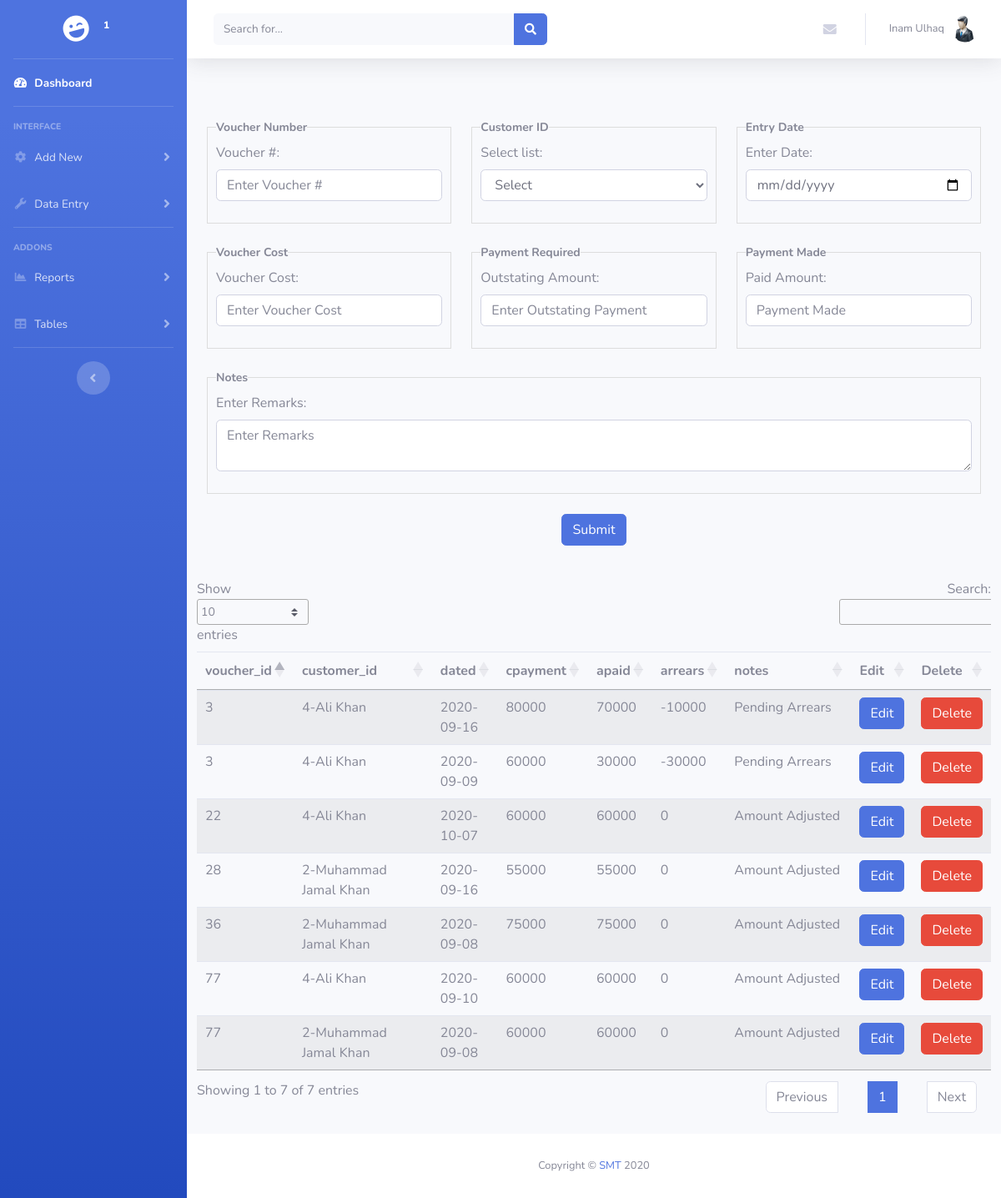
Screenshot of /home.php (signed in) with the database file from the repository.
### tables this page shows
CREATE TABLE `users` (
  `id` int(11) NOT NULL,
  `username` varchar(255) NOT NULL,
  `password` varchar(255) NOT NULL,
  `firstname` varchar(50) NOT NULL,
  `lastname` varchar(50) NOT NULL,
  `ucompany` varchar(30) NOT NULL,
  `role` varchar(10) NOT NULL,
  `status` int(11) NOT NULL DEFAULT '1'
);

CREATE TABLE `data` (
  `id` int(11) NOT NULL,
  `voucher_id` int(11) NOT NULL,
  `customer_id` int(11) NOT NULL,
  `dated` date NOT NULL,
  `actualamt` int(11) NOT NULL,
  `cpayment` int(11) NOT NULL,
  `apaid` int(11) NOT NULL,
  `arrears` int(11) NOT NULL,
  `returneda` int(11) NOT NULL,
  `returndate` date NOT NULL,
  `totalpayment` int(11) NOT NULL,
  `netp` int(11) NOT NULL,
  `notes` varchar(255) NOT NULL,
  `user_id` int(11) NOT NULL
);

CREATE TABLE `customer` (
  `id` int(11) NOT NULL,
  `cname` varchar(50) NOT NULL,
  `ppno` varchar(20) NOT NULL,
  `cmobile` varchar(20) NOT NULL,
  `caddress` varchar(255) NOT NULL,
  `cstatus` int(11) NOT NULL DEFAULT '1',
  `user_id` int(11) NOT NULL
);

### home.php (the view, shortened to what this page needs)
<?php
include('header.php');
$message2='';
	?>
 <div class="container">
 		<strong><center><?php echo $message2; ?></center></strong><br>
 		<form method="POST" action="insertdata.php">
 		<div class="row">
 			<div class="col-4">
 				<fieldset class="scheduler-border">
    				<legend class="scheduler-border">Voucher Number</legend>
    				<div class="form-group">
				    <label for="voucher_id">Voucher #:</label>
				    <input type="text" class="form-control" placeholder="Enter Voucher #" name="voucher_id" id="voucher_id">
				  </div>
    			</fieldset>
 			</div>
 			<div class="col-4">
 				<fieldset class="scheduler-border">
    				<legend class="scheduler-border">Customer ID</legend>
				  <?php
				  $user_id=$_SESSION['id'];
		    						$resultcust = mysqli_query($conn,$custquery);?>
									  <div class="form-group">
					  <label for="sel1">Select list:</label>
					  <select class="form-control" id="customer_id" name="customer_id">
					    <option disabled selected="">Select</option>
					    </select>
					</div>
    			</fieldset>
 			</div>
 			<div class="col-4">
 				<fieldset class="scheduler-border">
    				<legend class="scheduler-border">Entry Date</legend>
    				<div class="form-group">
				    <label for="dated">Enter Date:</label>
				    <input type="date" class="form-control" placeholder="Enter Date" name="dated" id="dated">
				  </div>
    			</fieldset>
 			</div>
 		</div></br>
 		<div class="row">
 			<div class="col-4">
 				<fieldset class="scheduler-border">
    				<legend class="scheduler-border">Voucher Cost</legend>
    				<div class="form-group">
				    <label for="actualamt">Voucher Cost:</label>
				    <input type="text" class="form-control" placeholder="Enter Voucher Cost" name="actualamt" id="actualamt">
				  </div>
    			</fieldset>
 			</div>
 			<div class="col-4">
 				<fieldset class="scheduler-border">
    				<legend class="scheduler-border">Payment Required</legend>
    				<div class="form-group">
				    <label for="cpayment">Outstating Amount:</label>
				    <input type="text" class="form-control" placeholder="Enter Outstating Payment" name="cpayment" id="cpayment">
				  </div>
    			</fieldset>
 			</div>
 			<div class="col-4">
 				<fieldset class="scheduler-border">
    				<legend class="scheduler-border">Payment Made</legend>
    				<div class="form-group">
				    <label for="apaid">Paid Amount:</label>
				    <input type="text" class="form-control" placeholder="Payment Made" name="apaid" id="apaid">
				  </div>
    			</fieldset>
 			</div>
 		</div><br>
 		<div class="row">
 			<div class="col-12">
 			<fieldset class="scheduler-border">
    				<legend class="scheduler-border">Notes</legend>
    				<div class="form-group">
				    <label for="notes">Enter Remarks:</label>
				    <textarea class="form-control" placeholder="Enter Remarks" name="notes" id="notes"></textarea>
				  </div>
    		</fieldset>
    		</div>
 		</div>
 		</br><p align="center">
 		<button type="submit" name="submit" class="btn btn-primary">Submit</button></p>
 		</form>
 		<br>
	 	<div class="row">
	 		<div class="table-responsive">
	 			<table class="table table-striped" id="dataTable" style="width: 100%;">
			    <thead>
			      <tr>
			        <th>voucher_id</th>
			        <th width="20%">customer_id</th>
			        <th>dated</th>
			        <th>cpayment</th>
			        <th>apaid</th>
			        <th>arrears</th>
			        <th width="20%">notes</th>
			        <th>Edit</th>
			        <th>Delete</th>
			      </tr>
			    </thead>
			    <tbody>
			         <?php
			         				$query = "SELECT * from customer INNER JOIN data ON data.customer_id= customer.id WHERE data.user_id=customer.user_id AND data.user_id=$user_id ORDER BY data.id DESC";
		    						$result = mysqli_query($conn,$query) or die( mysqli_error($conn));
                                    while($row=mysqli_fetch_assoc($result))
                                    {
                                        $voucher_id = $row['voucher_id'];
                                        $customer_id = $row['customer_id'];
                                        $dated = $row['dated'];
                                        $cpayment = $row['cpayment'];
                                        $apaid = $row['apaid'];
                                        $arrears = $row['arrears'];
                                        $notes = $row['notes'];
                                        $id = $row['id'];
                                        $name = $row['cname'];
                            		?>
                                    <tr>
                                        <td><?php echo $voucher_id ?></td>
                                        <td><?php echo $customer_id .'-'.$name ?></td>
                                        <td><?php echo $dated ?></td>
                                        <td><?php echo $cpayment ?></td>
                                        <td><?php echo $apaid ?></td>
                                        <td><?php echo $arrears ?></td>
                                        <td><?php echo $notes ?></td>
                                        <td><a href="edit.php?edit=<?php echo $id; ?>"><span class="btn btn-primary">Edit</span></a></td>
                                        <td><a  href="delete.php?delete=<?php echo $id; ?>" onclick="return confirm('Are you sure you want to delete this item?');"><span class="btn btn-danger">Delete</span></a></td>
                                    </tr>
                            <?php
                                    }
                            ?>
			     </tbody>
			  </table>
	 		</div>
	 	</div>
</div>
<?php include('footer.php'); ?>

### header.php (shortened to what this page needs)
<?php include ('db.php');
$user_id=$_SESSION['id'];
?>
<?php
      $sql = "SELECT * FROM users WHERE id=$user_id";
             if ($result = mysqli_query($conn,$sql)){
                  $row = mysqli_fetch_array($result);
                  $id=$row['id'];
                  $firstname=$row['firstname'];
                  $lastname=$row['lastname'];
                  $ucompany=$row['ucompany'];
            }?>
<!DOCTYPE html>
<html lang="en">
<head>
  <link href="vendor/fontawesome-free/css/all.min.css" rel="stylesheet" type="text/css">
  <link href="css/sb-admin-2.min.css" rel="stylesheet">
  <link href="style.css" rel="stylesheet">
  <link rel="stylesheet" href="https://cdn.datatables.net/1.10.21/css/jquery.dataTables.min.css" />
</head>
<body id="page-top">
  <div id="wrapper">
    <ul class="navbar-nav bg-gradient-primary sidebar sidebar-dark accordion" id="accordionSidebar">
      <a class="sidebar-brand d-flex align-items-center justify-content-center" href="index.php">
        <div class="sidebar-brand-icon rotate-n-15">
          <i class="fas fa-laugh-wink"></i>
        </div>
        <div class="sidebar-brand-text mx-3"><?php echo $ucompany; ?><sup><?php echo $id; ?></sup></div>
      </a>
      <hr class="sidebar-divider my-0">
      <li class="nav-item active">
        <a class="nav-link" href="index.php">
          <i class="fas fa-fw fa-tachometer-alt"></i>
          <span>Dashboard</span></a>
      </li>
      <hr class="sidebar-divider">
      <div class="sidebar-heading">
        Interface
      </div>
      <li class="nav-item">
        <a class="nav-link collapsed" href="#" data-toggle="collapse" data-target="#collapseTwo" aria-expanded="true" aria-controls="collapseTwo">
          <i class="fas fa-fw fa-cog"></i>
          <span>Add New</span>
        </a>
      </li>
      <li class="nav-item">
        <a class="nav-link collapsed" href="#" data-toggle="collapse" data-target="#collapseUtilities" aria-expanded="true" aria-controls="collapseUtilities">
          <i class="fas fa-fw fa-wrench"></i>
          <span>Data Entry</span>
        </a>
      </li>
      <hr class="sidebar-divider">
      <div class="sidebar-heading">
        Addons
      </div>
      <li class="nav-item">
        <a class="nav-link collapsed" href="#" data-toggle="collapse" data-target="#collapsePages" aria-expanded="true" aria-controls="collapsePages">
          <i class="fas fa-fw fa-chart-area"></i>
          <span>Reports</span>
        </a>
      </li>
      <li class="nav-item">
        <a class="nav-link collapsed" href="#" data-toggle="collapse" data-target="#collapseTables" aria-expanded="true" aria-controls="collapseTables">
          <i class="fas fa-fw fa-table"></i>
          <span>Tables</span>
        </a>
      </li>
      <hr class="sidebar-divider d-none d-md-block">
      <div class="text-center d-none d-md-inline">
        <button class="rounded-circle border-0" id="sidebarToggle"></button>
      </div>
    </ul>
    <div id="content-wrapper" class="d-flex flex-column">
      <div id="content">
        <nav class="navbar navbar-expand navbar-light bg-white topbar mb-4 static-top shadow">
          <form class="d-none d-sm-inline-block form-inline mr-auto ml-md-3 my-2 my-md-0 mw-100 navbar-search">
            <div class="input-group">
              <input type="text" class="form-control bg-light border-0 small" placeholder="Search for..." aria-label="Search" aria-describedby="basic-addon2">
              <div class="input-group-append">
                <button class="btn btn-primary" type="button">
                  <i class="fas fa-search fa-sm"></i>
                </button>
              </div>
            </div>
          </form>
          <ul class="navbar-nav ml-auto">
            <li class="nav-item dropdown no-arrow mx-1">
              <a class="nav-link dropdown-toggle" href="#" id="messagesDropdown" role="button" data-toggle="dropdown" aria-haspopup="true" aria-expanded="false">
                <i class="fas fa-envelope fa-fw"></i>
              </a>
            </li>
            <li class="nav-item dropdown no-arrow">
              <a class="nav-link dropdown-toggle" href="#" id="userDropdown" role="button" data-toggle="dropdown" aria-haspopup="true" aria-expanded="false">
                <span class="mr-2 d-none d-lg-inline text-gray-600 small"><?php echo $firstname.' '.$lastname ?></span>
                <img class="img-profile rounded-circle" src="img/user.png">
              </a>
            </li>
          </ul>
        </nav>

### footer.php (shortened to what this page needs)
      <footer class="sticky-footer bg-white">
        <div class="container my-auto">
          <div class="copyright text-center my-auto">
            <span>Copyright &copy; <a href="http://www.sheikhmaltoon.com">SMT</a> 2020</span>
          </div>
        </div>
      </footer>
</body>
</html>

### style.css (style rules this page uses)
fieldset.scheduler-border { border: solid 1px #DDD !important; padding: 0 10px 10px 10px; border-bottom: none; }
legend.scheduler-border { width: auto !important; border: none; font-size: 14px; }
legend { font-weight: bold; }
table { border-spacing: 0; }
table { border-collapse: separate; }
td { padding: 0px; }

### rows the page displays
users: id "1", firstname "Inam", lastname "Ulhaq"
data: voucher "22", customer "4", customer.cname "Ali Khan", dated "2020-10-07", cpayment "60000", apaid "60000", arrears "0", notes "Amount Adjusted"
data: voucher "3", customer "4", customer.cname "Ali Khan", dated "2020-09-16", cpayment "80000", apaid "70000", arrears "-10000", notes "Pending Arrears"
data: voucher "3", customer "4", customer.cname "Ali Khan", dated "2020-09-09", cpayment "60000", apaid "30000", arrears "-30000", notes "Pending Arrears"
data: voucher "77", customer "4", customer.cname "Ali Khan", dated "2020-09-10", cpayment "60000", apaid "60000", arrears "0", notes "Amount Adjusted"
data: voucher "77", customer "2", customer.cname "Muhammad Jamal Khan", dated "2020-09-08", cpayment "60000", apaid "60000", arrears "0", notes "Amount Adjusted"
data: voucher "36", customer "2", customer.cname "Muhammad Jamal Khan", dated "2020-09-08", cpayment "75000", apaid "75000", arrears "0", notes "Amount Adjusted"
data: voucher "28", customer "2", customer.cname "Muhammad Jamal Khan", dated "2020-09-16", cpayment "55000", apaid "55000", arrears "0", notes "Amount Adjusted"
